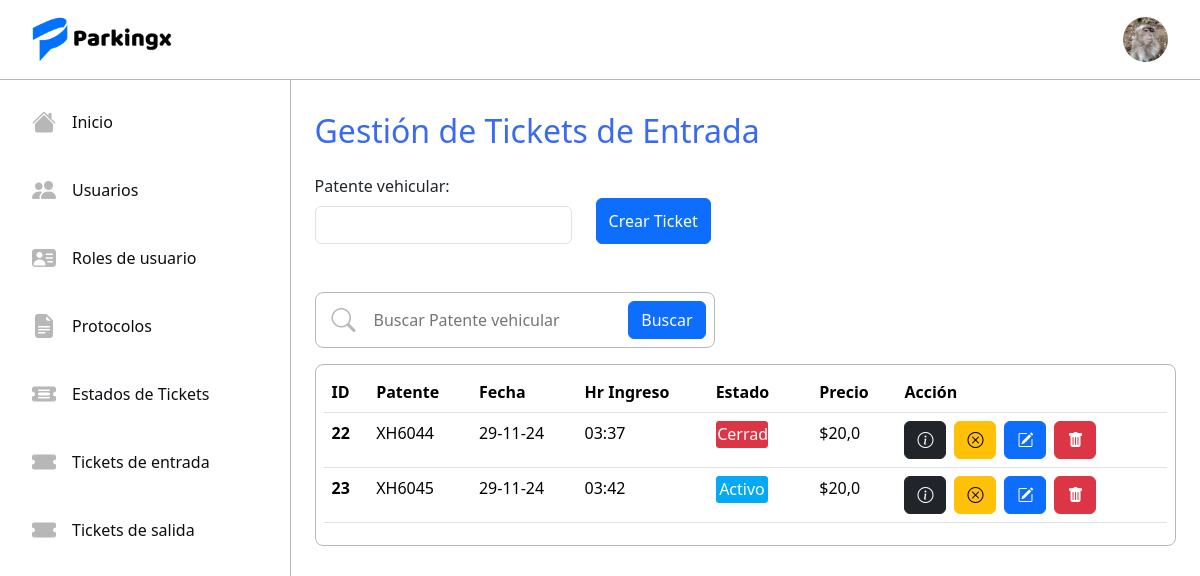
/ticketE/ (signed in), run on the app's committed database.
### tickets/models.py (models this page shows, shortened)
class Usuario(AbstractUser):
    name = models.CharField(max_length=50)
    last_name = models.CharField(max_length=50)
    rut = models.CharField(max_length=10, unique=True)
    email = models.EmailField(max_length=254, unique=True)
    rol = models.ForeignKey(Rol, on_delete=models.RESTRICT)
    avatar = models.ImageField(upload_to='avatars', blank=True, null=True)

class TicketEntrada(models.Model):
    date = models.DateField(auto_now_add=False, null=True, blank=True)
    entrace_time = models.TimeField(auto_now=False, auto_now_add=False, null=True, blank=True)
    patente = models.CharField(max_length=6, unique=True)
    state = models.ForeignKey(TicketState, on_delete=models.RESTRICT, default=1)
    price = models.FloatField(null=True, blank=True, default="20.0")

class TicketState(models.Model):
    name = models.CharField(max_length=50, unique=True)
    description = models.TextField()
    def __str__(self) -> str:
        return self.name

### tickets/views.py (the view, shortened to what this page needs)
# urls.py: path('ticketE/', CreateTicketE.as_view(), name='ticketE'),
@method_decorator(login_required, name='dispatch')
class CreateTicketE(View):
    template_name = 'tickets/tickets_entrada/ticket_entrada.html'
    def get(self, request):
        tickets = TicketEntrada.objects.all()
        form = TicketEForm()
        return render(request, self.template_name, {'form': form, 'TicketE': tickets})

### tickets/forms.py
class TicketEForm(forms.ModelForm): # MODIFICAR ------
    class Meta:
        model = TicketEntrada
        fields = ['patente', 'date', 'entrace_time']
        labels = {
            'patente': 'Patente vehicular',
            'date': 'Fecha',
            'entrace_time': 'Hr Ingreso'
        }
        widgets = {
            'patente': forms.TextInput(attrs={'class': 'form-control mt-2', 'minlength':6, 'maxlength':6}),
            'date': forms.TextInput(attrs={'type':'date', 'id':'date-form' ,'class': 'form-control mt-2'}),
            'entrace_time': forms.TimeInput(attrs={'type':'time',  'id':'hour-form' ,'class': 'form-control mt-2'})
        }

### tickets/templates/tickets/tickets_entrada/ticket_entrada.html (shortened to what this page needs)
{% extends "tickets/base.html" %}
{% block content %}
<div class="p-4">
    <h2 class="my-2 blue-sys">Gestión de Tickets de Entrada</h2>
    {% if request.user.rol.name != 'Cajero' %}
    <form method="POST">
        <div class="mb-5">
            <div class="d-flex flex-wrap gap-3 mt-4 mb-3">
                <div>
                    <div>
                        <label for="id_patente">Patente vehicular:</label>
                        <input type="text" name="patente" class="form-control mt-2" minlength="6" maxlength="6" required="" id="id_patente">
                    </div>
                </div>
                <div class="btn-form">
                    <button type="submit" class="btn btn-primary mt-4 mx-2">Crear Ticket</button>
                </div>
            </div>
        </div>
    </form>
    {% endif %}
    <div class="search-content mt-3">
        <i class="bi bi-search menu-icon"></i>
        <input type="text" class="search-inpt" placeholder="Buscar Patente vehicular" maxlength="6">
        <button class="btn btn-primary">Buscar</button>
    </div>
    {% if TicketE %}
        <div class="border-table mt-3">
            <table class="table ">
                <thead>
                    <tr>
                        <th scope="col">ID</th>
                        <th scope="col">Patente</th>
                        <th scope="col">Fecha</th>
                        <th scope="col">Hr Ingreso</th>
                        <th scope="col">Estado</th>
                        <th scope="col">Precio</th>
                        <th scope="col">Acción</th>
                    </tr>
                </thead>
                <tbody>
                    {% for p in TicketE %}
                    <tr>
                        <th scope="row">{{ p.id }}</th>
                        <td>{{ p.patente }}</td>
                        <td>{{ p.date|date:"d-m-y" }}</td>
                        <td>{{ p.entrace_time }}</td>
                        <td>
                            {% if p.state.name == 'Activo' %}
                            <p class="state-activo">{{ p.state }}</p>
                            {% elif p.state.name == 'Cerrado' %}
                            <p class="state-cerrado">{{ p.state }}</p>
                            {% elif p.state.name == 'Pagado' %}
                            <p class="state-pagado">{{ p.state }}</p>
                            {% else %}
                            <p class="state-other">{{ p.state }}</p>
                            {% endif %}
                        </td>
                        <td>${{ p.price }}</td>
                        <td class="d-flex gap-2">
                            <a href="{% url 'ticketEdetail' p.id %}" class="btn btn-dark"><i class="bi bi-info-circle"></i></a>
                            <a href="{% url 'ticketEclose' p.id %}" class="btn btn-warning"><i class="bi bi-x-circle"></i></i></a>
                            {% if request.user.rol.name != 'Cajero' %}
                            <a href="{% url 'ticketEupdate' p.id %}" class="btn btn-primary"><i class="bi bi-pencil-square"></i></a>
                            <a href="{% url 'ticketEdelete' p.id %}" class="btn btn-danger"><i class="bi bi-trash-fill"></i></a>
                            {% endif %}
                        </td>
                    <tr>
                    {% endfor %}
                </tbody>
            </table>
        </div>
    {% else %}
    <h4 class="mt-4">No existen Tickets registrados...</h4>
    {% endif %}
    </div>
{% endblock %}

### tickets/templates/tickets/base.html (shortened to what this page needs)
<!DOCTYPE html>
<html lang="en">
<head>
    <link href="https://cdn.jsdelivr.net/npm/bootstrap@5.3.3/dist/css/bootstrap.min.css" rel="stylesheet">
    <link rel="stylesheet" href="https://cdn.jsdelivr.net/npm/bootstrap-icons@1.11.3/font/bootstrap-icons.min.css">
    {% load static %}
    {% load static %}
    <link rel="stylesheet" href="{% static 'tickets/css/styles.css' %}">
    <link rel="stylesheet" href="{% static 'tickets/css/login.css' %}">
</head>
<body>
    <nav class="navbar bg-body-tertiary">
        <div class="container-fluid">
            <img src="{% static 'tickets/img/Logo.png' %}" class="icon-project" alt="">
            {% if request.user.is_authenticated %}
            {% if request.user.avatar %}
            <img src="{{ request.user.avatar.url }}" alt="" class="avatar" id="avatar">
            {% else %}
            <img src="{% static 'tickets/img/defaultavatar.png' %}" alt="" class="avatar" id="avatar">
            {% endif %}
            {% else %}
            <a href="{% url 'login' %}" class="btn btn-primary">Iniciar sesión</a>
            {% endif %}
        </div>
    </nav>
    <div class="d-flex">
        <div class="sidebar">
            <ul class="nav menu flex-column">
                <li class="nav-item">
                    <a class="option nav-link" href="{% url 'home' %}">
                        <i class="bi bi-house-fill menu-icon"></i>
                        <p class="option-text">Inicio</p>
                    </a>
                </li>
                {% if request.user.rol.name == 'root' or request.user.rol.name == 'Administrador' %}
                <li class="nav-item">
                    <a class="option nav-link" href="{% url 'userlist' %}">
                        <i class="bi bi-people-fill menu-icon"></i>
                        <p class="option-text">Usuarios</p>
                    </a>
                </li>
                <li class="nav-item">
                    <a class="option nav-link" href="{% url 'listrol' %}">
                        <i class="bi bi-person-vcard-fill menu-icon"></i>
                        <p class="option-text">Roles de usuario</p>
                    </a>
                </li>
                <li class="nav-item">
                    <a class="option nav-link" href="{% url 'protocolos' %}">
                        <i class="bi bi-file-earmark-text-fill menu-icon"></i>
                        <p class="option-text">Protocolos</p>
                    </a>
                </li>
                <li class="nav-item">
                    <a class="option nav-link" href="{% url 'statelist' %}">
                        <i class="bi bi-ticket-detailed-fill menu-icon"></i>
                        <p class="option-text">Estados de Tickets</p>
                    </a>
                </li>
                {% endif %}
                {% if request.user.rol.name == 'root' or request.user.rol.name == 'Administrador' or request.user.rol.name == 'Cajero' or request.user.rol.name == 'Portero'%}
                <li class="nav-item">
                    <a class="option nav-link" href="{% url 'ticketE' %}">
                        <i class="bi bi-ticket-fill menu-icon"></i>
                        <p class="option-text">Tickets de entrada</p>
                    </a>
                </li>
                {% if request.user.rol.name != 'Portero' %}
                <li class="nav-item">
                    <a class="option nav-link" href="{% url 'ticketS' %}">
                        <i class="bi bi-ticket-fill menu-icon"></i>
                        <p class="option-text">Tickets de salida</p>
                    </a>
                </li>
                {% endif %}
                {% endif %}
            </ul>
        </div>
        <div class="home-content">
            {% block content %}{% endblock %}
        </div>
    </div>
</body>
    {% load static %}
</html>

### tickets/static/tickets/css/styles.css (style rules this page uses)
:root { --color1: #396af1; --color2: #0d0e12; --color3: #B7B7B7; --color4: #FFFFFF; }
nav { height: 5rem; border-bottom: solid 1px #B7B7B7; background-color: #FFFFFF; }
.bg-body-tertiary { background-color: #FFFFFF !important; }
.blue-sys { color: #396af1; }
.container-fluid { padding: 0 2rem; position: relative; }
.icon-project { width: 9rem; }
.sidebar { width: 20rem; height: 91.5vh; border-right: solid 1px #B7B7B7; }
.nav-link { padding: 0; color: black; transition: .3s; }
.menu { padding: 1rem; gap: 1rem; }
.menu-icon { font-size: 1.5rem; color: #B7B7B7; transition: .3s; }
.option { display: flex; align-items: center; gap: 1rem; padding: .5rem 1rem; border-radius: .5rem; }
.option-text { margin: 0; color: #0d0e12; }
.avatar { width: 45px; height: 45px; border-radius: 50%; cursor: pointer; }
p { margin: 0; }
.home-content { background-color: transparent; height: 91.5vh; width: 83.5%; scroll-behavior: smooth; overflow-y: scroll; }
.border-table { border: solid 1px #B7B7B7; border-radius: .5rem; padding: .4rem .5rem; }
.search-inpt { border: none; outline: none; width: 100%; }
.search-content { border: solid 1px #B7B7B7; border-radius: .5rem; padding: .5rem .5rem .5rem 1rem; display: flex; align-items: center; gap: 1rem; width: 25rem; }
.btn-form { display: flex; justify-content: end; }
.state-activo { padding: .1rem; background-color: #03a9f4; border-radius: .2rem; color: #fff; max-width: 60%; display: grid; place-items: center; }
.state-cerrado { padding: .1rem; background-color: #dc3546; border-radius: .2rem; color: #fff; max-width: 60%; display: grid; place-items: center; }

### data on the page
Usuario: user.avatar (picture)
TicketEntrada: id "22", patente "XH6044", date "29-11-24", entrace_time "03:37", state "Cerrado", price "20,0"
TicketEntrada: id "23", patente "XH6045", date "29-11-24", entrace_time "03:42", state "Activo", price "20,0"
